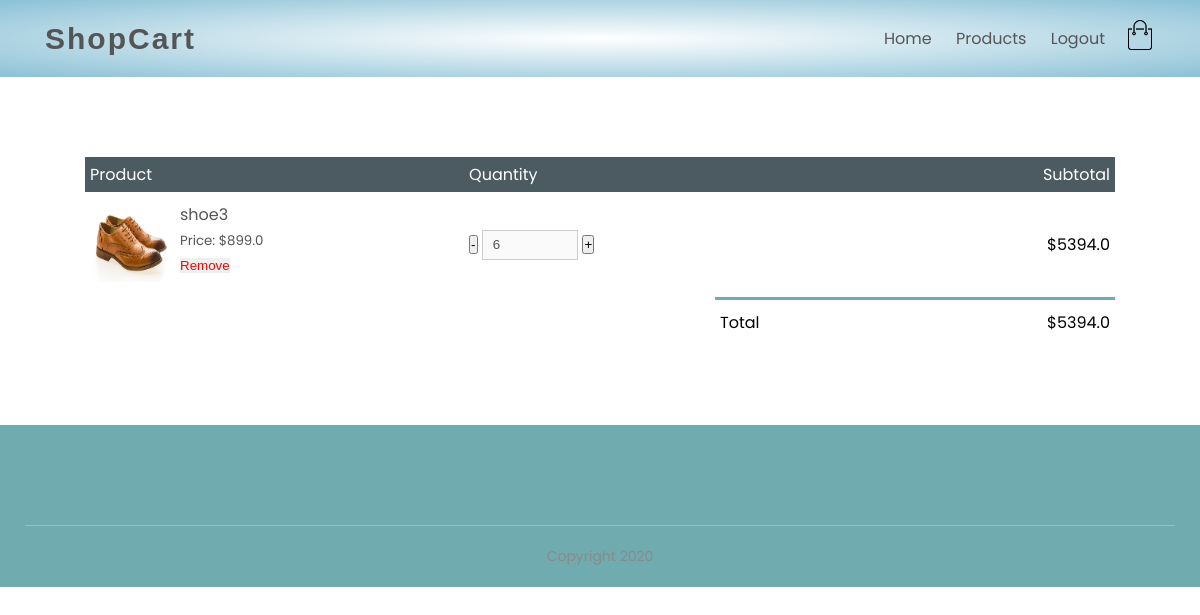
The app's page /cart/ (signed in) with its own data.
### cart/models.py (models this page shows)
class OrderedItem(models.Model):
    product = models.ForeignKey(Product,on_delete=models.SET_NULL,null=True,related_name='added_carts')
    qty = models.IntegerField(default=1)
    owner = models.ForeignKey(Order,on_delete=models.CASCADE,related_name='added_items')

class Order(models.Model):
    LIVE = 1
    DELETE = 0
    DELETE_CHOICES = ((LIVE , 'Live'), (DELETE , 'Delete'))
    CART_STAGE = 0
    order_status= models.IntegerField(default=CART_STAGE)
    owner = models.ForeignKey(Customer,on_delete=models.SET_NULL,null=True,related_name='orders')
    delete_status = models.IntegerField(choices=DELETE_CHOICES,default=LIVE)
    created_at = models.DateTimeField(auto_now_add=True)
    updated_at = models.DateTimeField(auto_now=True)

### products/models.py (models this page shows, shortened)
class Product(models.Model):
    LIVE = 1
    DELETE = 0
    DELETE_CHOICES = ((LIVE , 'Live'), (DELETE , 'Delete'))
    title = models.CharField(max_length=200)
    price = models.FloatField()
    description = models.TextField()
    image = models.ImageField(upload_to='media')
    priority = models.IntegerField(default=0)
    status = models.IntegerField(choices=DELETE_CHOICES,default=LIVE)
    created_at = models.DateTimeField(auto_now_add=True)
    updated_at = models.DateTimeField(auto_now=True)

### cart/views.py (the view)
# urls.py: path('cart/', CartView.as_view(), name='show_cart'),
class CartView(LoginRequiredMixin, View):
    def get(self, request):
        user = request.user
        customer = user.customer_profile
        cart_obj, created = Order.objects.get_or_create(
            owner=customer,
            order_status=Order.CART_STAGE
        )
        context = {'cart': cart_obj}
        return render(request, 'cart.html', context)

### cart/templatetags/multiply.py (called while the page is built)
@register.simple_tag(name='multiply')
def multiply(a,b):
    return a*b

### cart/templatetags/subtotal.py (called while the page is built)
@register.simple_tag(name='subtotal')
def subtotal(cart):
    total = 0
    for item in cart.added_items.all():
        total = total + item.qty * item.product.price
    return total

### templates/cart.html
{% extends 'blank_layout.html' %}
{% block content %}
{% include 'cart_content.html' %}
    {% endblock content %}

### templates/cart_content.html (shortened to what this page needs)
{% load static %}
{% load multiply %}
{% load subtotal %}
<div class="small-container cart-page">
    {% if cart and cart.added_items.all %}
    <table>
        <tr>
            <th>Product</th>
            <th>Quantity</th>
            <th>Subtotal</th>
        </tr>
        {% for cartitem in cart.added_items.all %}
        <tr>
            <td>
                <div class="cart-info">
                    <a href="{% url 'detail_products' cartitem.product.id %}"><img src="{{ cartitem.product.image.url }}"></a>
                    <div>
                        <p>{{ cartitem.product.title }}</p>
                        <small>Price: ${{ cartitem.product.price }}</small>
                        <br>
                        <form method="POST" action="{% url 'remove_item_from_cart' cartitem.id %}">
                            <button type="submit" style="color:red;border:none;">Remove</button>
                        </form>
                    </div>
                </div>
            </td>
            <td>
                <form method="POST" action="{% url 'update_cart_item_quantity' cartitem.id %}">
                    <button type="submit" name="action" value="decrease">-</button>
                    <input type="number" name="quantity" value="{{ cartitem.qty }}" min="1" disabled required style="width:20%">
                    <button type="submit" name="action" value="increase">+</button>
                </form>
            </td>
            <td>${% multiply cartitem.product.price cartitem.qty %}</td>
        </tr>
        {% endfor %}
    </table>
    <div class="total-price">
        <table>
            <tr>
                <td>Total</td>
                <td>${% subtotal cart %}</td>
            </tr>
        </table>
    </div>
    {% else %}
    <p>Cart is Empty!</p>
    {% endif %}
</div>

### static/css/style.css (style rules this page uses)
* { margin: 0; padding: 0; box-sizing: border-box; }
body { font-family: 'Poppins', sans-serif; }
a { text-decoration: none; color: #555; }
p { color: #555; }
.small-container { max-width: 1080px; margin: auto; padding-left: 25px; padding-right: 25px; }
small { color: #555; }
.cart-page { margin: 80px auto; }
table { width: 100%; border-collapse: collapse; }
.cart-info { display: flex; flex-wrap: wrap; }
th { text-align: left; padding: 5px; color: #fff; background: #4C5B61; font-weight: normal; }
td { padding: 10px 5px; }
td input { width: 40px; height: 30px; padding: 5px; }
td a { color: #70ABAF; font-size: 12px; }
td img { width: 80px; height: 80px; margin-right: 10px; }
.total-price { display: flex; justify-content: flex-end; }
.total-price table { border-top: 3px solid #70ABAF; width: 100%; max-width: 400px; }
td:last-child { text-align: right; }
th:last-child { text-align: right; }
form input { width: 100%; height: 30px; margin: 10px 0; padding: 0 10px; border: 1px solid #ccc; }

### records on screen
OrderedItem: product.image (picture), product "shoe3", product.price "899.0", quantity "6", product+qty "5394.0"
Order: id.price "5394.0"
